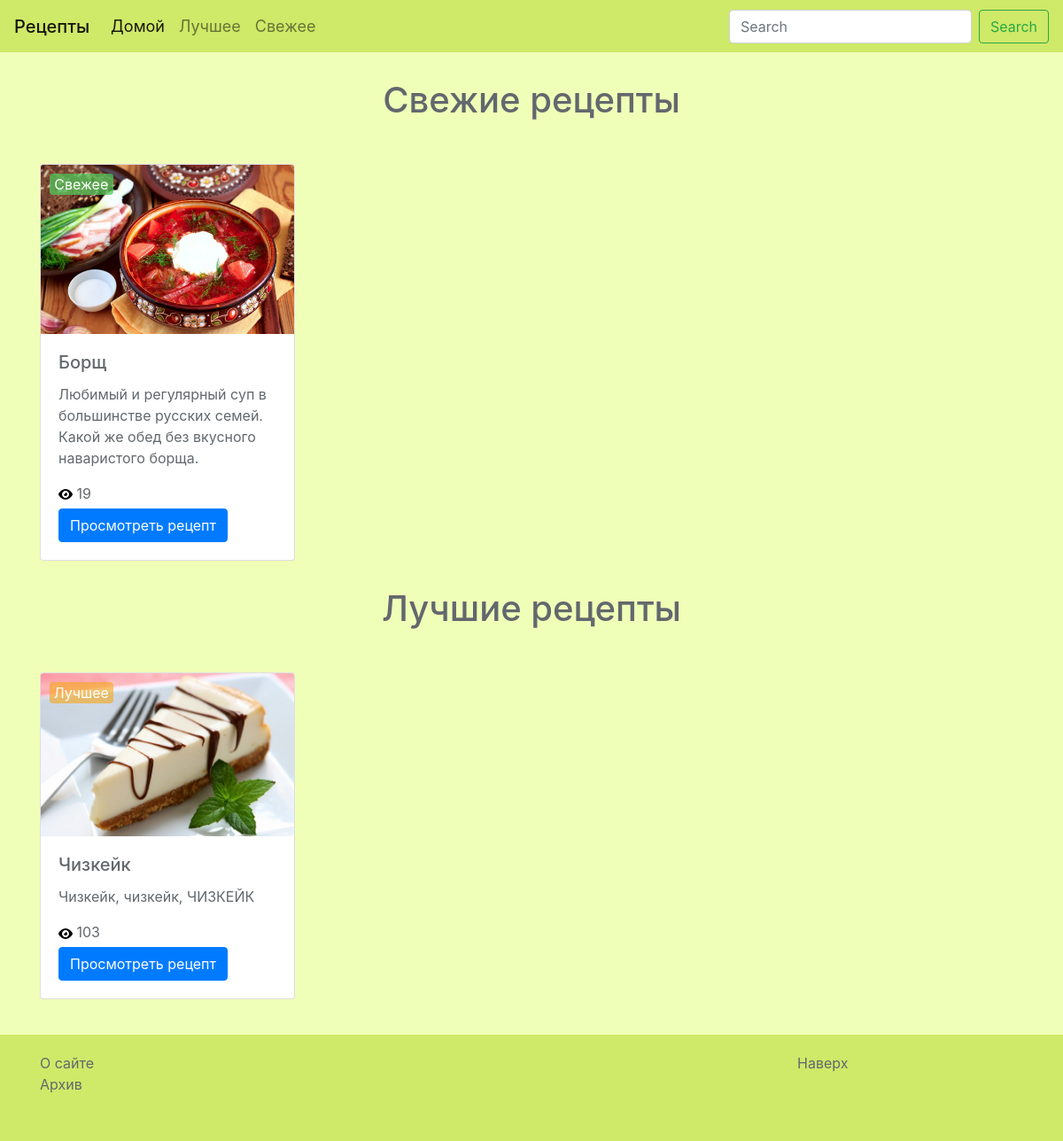
Page /recipes/ on the earlier database version.
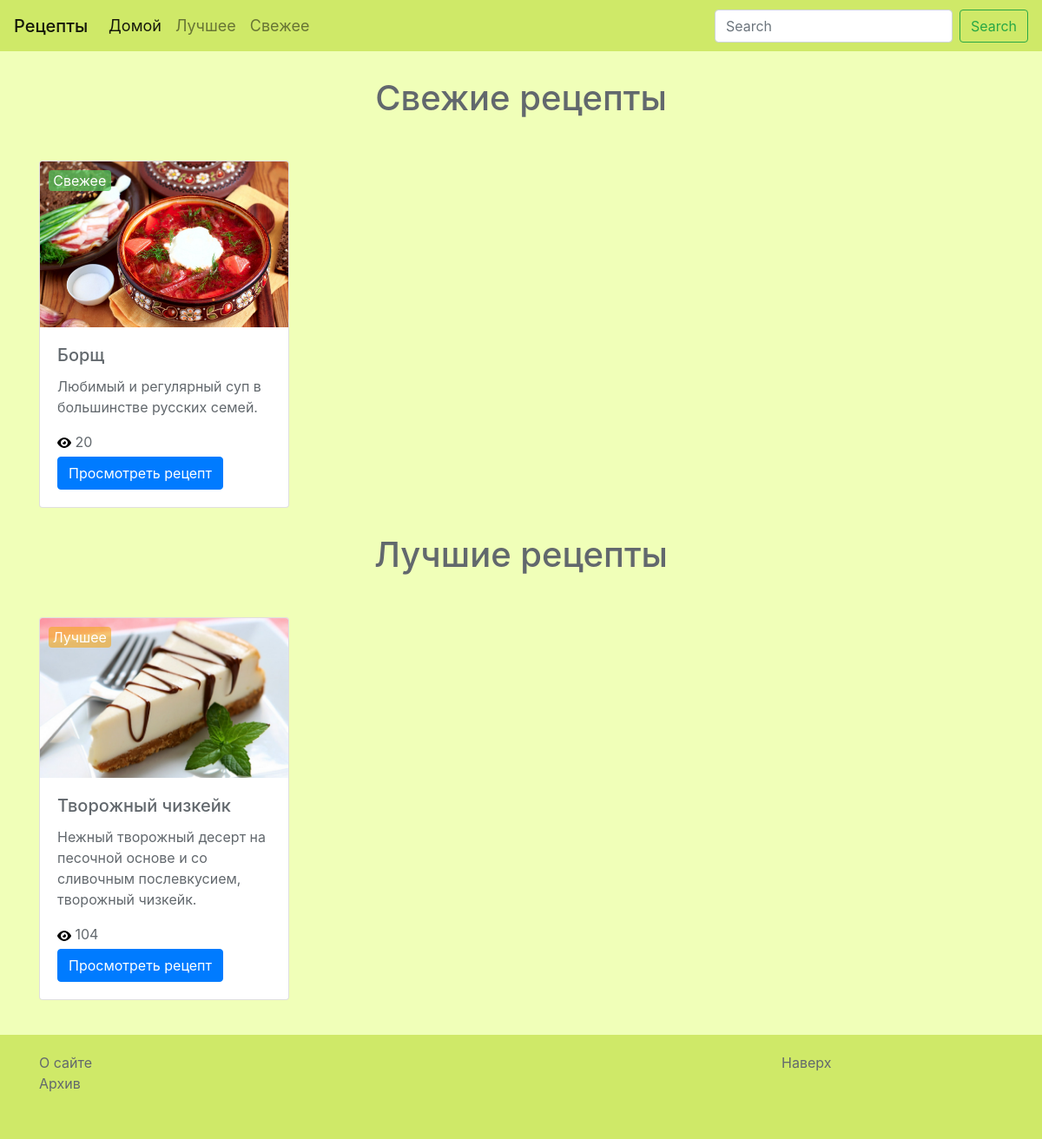
Same page on the later database version.
### recipes/models.py (models this page shows, shortened)
class Recipe(models.Model):
    TAG_CHOICES = (('Горячее блюдо', 'Горячее блюдо'), ('Холодное блюдо', 'Холодное блюдо'), ('Салат', 'Салат'), ('Суп', 'Суп'), ('Выпечка', 'Выпечка'))
    STATUS_CHOICES = (('Свежее', 'Свежее'), ('Популярное', 'Популярное'), ('Лучшее', 'Лучшее'), ('Архив', 'Архив'))
    name = models.CharField(max_length=64, default=None)
    description = models.TextField(default=None, max_length=100, blank=True, null=True)
    ingredients = models.TextField(default=None)
    full_recipe = models.TextField(default=None)
    views_counter = models.IntegerField(default=None, blank=True, null=True)
    tag = models.CharField(max_length=64, choices=TAG_CHOICES, default=None)
    status = models.CharField(max_length=64, choices=STATUS_CHOICES, default=None, blank=True, null=True)
    image = models.ImageField(upload_to='recipes/images/', blank=True)
    created = models.DateTimeField(auto_now_add=True, auto_now=False)
    updated = models.DateTimeField(auto_now_add=False, auto_now=True)
    class Meta:
        verbose_name='Рецепт'
        verbose_name_plural='Рецепты'

### landing/views.py (the view)
# urls.py: url(r'^recipes/$', views.home, name = 'home'),
def home(request):
	recipes = Recipe.objects.all()
	for recipe in recipes:
		recipe.status = 'Архив'
		recipe.save(update_fields=['status'])
	k = 0
	recipes = Recipe.objects.order_by('created')
	for i in range(1):
		recipe_new = recipes[0+k]
		recipe_new.status = 'Свежее'
		recipe_new.save(update_fields=['status'])
		k += 1
	recipes = Recipe.objects.order_by('-views_counter')
	k = 0
	for i in range(1):
		recipe_best = recipes[0+k]
		if recipe_best.status != 'Свежее':
			recipe_best.status = 'Лучшее'
			recipe_best.save(update_fields=['status'])
			k += 1
	recipes_new = Recipe.objects.filter(status='Свежее')
	recipes_best = Recipe.objects.filter(status='Лучшее')
	return render(request, 'landing/home.html', locals())

### templates/landing/home.html
{% extends 'base.html' %}
{% load staticfiles %}
{% block content %}
    <div class='section section1'>
        <div class='container'>
            <div class='col-lg-12 header'>
                <h1 class='text-center'>
                    Свежие рецепты
                </h1>
            </div>
            <div class='row justify-content-center'>
                {% for recipe in recipes_new %}
                    <div class='col'>
                        <div class="card" style="width: 18rem;">
                            <img class="card-img-top" src="{{ recipe.image.url }}">
                            <div class="card-body">
                                <h5 class="card-title">{{ recipe.name }}</h5>
                                <p class="card-text">{{ recipe.description }}</p>
                                {% if recipe.status %}
                                    <span class='recipe-status new'>{{ recipe.status }}</span>
                                {% endif %}
                                <img src='{% static "img/view.svg" %}'>
                                <span class='recipe-views'> {{ recipe.views_counter }} </span><br>
                                <a href="{% url 'recipe' recipe.id %}" class="btn btn-primary">Просмотреть рецепт</a>
                            </div>
                        </div>
                    </div>
                {% endfor %}
            </div>
        </div>
    </div>
    <div class='section section2'>
        <div class='container'>
            <div class='col-lg-12 header'>
                <h1 class='text-center'>
                    Лучшие рецепты
                </h1>
            </div>
            <div class='row justify-content-center'>
                {% for recipe in recipes_best %}
                    <div class='col'>
                        <div class="card" style="width: 18rem;">
                            <img class="card-img-top" src="{{ recipe.image.url }}">
                            <div class="card-body">
                                <h5 class="card-title">{{ recipe.name }}</h5>
                                <p class="card-text">{{ recipe.description }}</p>
                                {% if recipe.status %}
                                    <span class='recipe-status best'>{{ recipe.status }}</span>
                                {% endif %}
                                <img src='{% static "img/view.svg" %}'>
                                <span class='recipe-views'> {{ recipe.views_counter }} </span><br>
                                <a href="{% url 'recipe' recipe.id %}" class="btn btn-primary">Просмотреть рецепт</a>
                            </div>
                        </div>
                    </div>
                {% endfor %}
            </div>
        </div>
    </div>
{% endblock %}

Differences in the rows shown:
changed Recipe "Борщ": description "Любимый и регулярный суп в большинстве русских семей. Какой же обед без вкусного наваристого борща." → "Любимый и регулярный суп в большинстве русских семей."; views_counter "19" → "20"
changed Recipe "Лучшее": name "Чизкейк" → "Творожный чизкейк"; description "Чизкейк, чизкейк, ЧИЗКЕЙК" → "Нежный творожный десерт на песочной основе и со сливочным послевкусием, творожный чизкейк."; views_counter "103" → "104"
